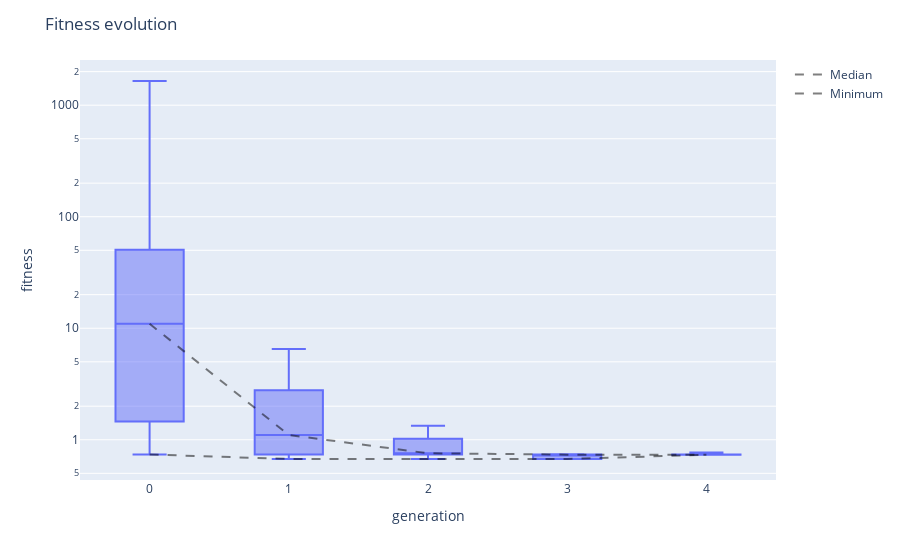

Write notebook code for a chart like this one.
### Code cell
viewer.fitness_evolution()

### Figure 1 — Plotly figure (JSON) as saved in the notebook; plotly's stock layout.template omitted (floating-point values rounded to 4 significant figures)
{"data": [{"alignmentgroup": "True", "boxpoints": false, "hovertemplate": "generation=%{x}<br>fitness=%{y}<extra></extra>", "legendgroup": "", "marker": {"color": "#636efa"}, "name": "", "notched": false, "offsetgroup": "", "orientation": "v", "showlegend": false, "type": "box", "x": [0, 0, 0, 0, 0, 0, 0, 0, 0, 0, 1, 1, 1, 1, 1, 1, 1, 1, 1, 1, 2, 2, 2, 2, 2, 2, 2, 2, 2, 2, 3, 3, 3, 3, 3, 3, 3, 3, 3, 3, 4, 4, 4, 4, 4, 4, 4, 4, 4, 4], "x0": " ", "xaxis": "x", "y": [2.785, 6.343, 1648.0, 968.9, 0.9784, 29.07, 50.68, 15.58, 0.7378, 1.459, 6.507, 0.6723, 3.14, 1.201, 0.8096, 0.6761, 1.383, 1.005, 2.785, 0.7378, 0.7359, 1.022, 0.7762, 0.9057, 1.336, 1.201, 0.7378, 0.6723, 0.7378, 0.6761, 0.6723, 0.7378, 0.7359, 0.6723, 0.7339, 0.7397, 0.7355, 0.7359, 0.6723, 0.7378, 0.7339, 0.7339, 0.7355, 0.7359, 0.7339, 0.7355, 0.7676, 0.7359, 0.7378, 0.7359], "y0": " ", "yaxis": "y"}, {"line": {"color": "rgba(0,0,0,0.5)", "dash": "dash", "width": 2}, "mode": "lines", "name": "Median", "type": "scatter", "x": [0, 1, 2, 3, 4], "y": [10.96, 1.103, 0.757, 0.7357, 0.7357]}, {"line": {"color": "rgba(0,0,0,0.5)", "dash": "dash", "width": 2}, "mode": "lines", "name": "Minimum", "type": "scatter", "x": [0, 1, 2, 3, 4], "y": [0.7378, 0.6723, 0.6723, 0.6723, 0.7339]}], "layout": {"boxmode": "group", "legend": {"tracegroupgap": 0}, "margin": {"t": 60}, "title": {"text": "Fitness evolution"}, "xaxis": {"anchor": "y", "domain": [0, 1], "title": {"text": "generation"}}, "yaxis": {"anchor": "x", "domain": [0, 1], "title": {"text": "fitness"}, "type": "log"}}}
